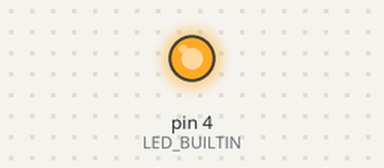
Simulated run of this sketch. Board: Arduino Uno, built with avr-gcc and run on an emulated ATmega328P. On the bench: output pins drawn as LEDs (lit = HIGH).

Above: at 0.72 s.
At 2.3 s:
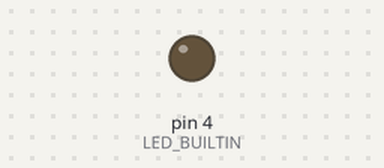
Timing chart, 0 to 6.3 s (numbered marks = the images above):
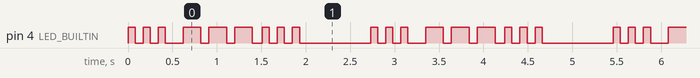

The sketch:

SOS.ino
```cpp
#define LED_BUILTIN 4

void setup() {
  Serial.begin(9600);
  pinMode(LED_BUILTIN,OUTPUT);

}

void loop() {
  digitalWrite(LED_BUILTIN, 5);
  delay(80);
  digitalWrite(LED_BUILTIN, LOW);
  delay(90);

  digitalWrite(LED_BUILTIN, 5);
  delay(80);
  digitalWrite(LED_BUILTIN, LOW);
  delay(90);

  digitalWrite(LED_BUILTIN, 5);
  delay(80);
  digitalWrite(LED_BUILTIN, LOW);
  delay(200);

  digitalWrite(LED_BUILTIN, 5);
  delay(200);
  digitalWrite(LED_BUILTIN, LOW);
  delay(90);

  digitalWrite(LED_BUILTIN, 5);
  delay(200);
  digitalWrite(LED_BUILTIN, LOW);
  delay(90);

  digitalWrite(LED_BUILTIN, 5);
  delay(200);
  digitalWrite(LED_BUILTIN, LOW);
  delay(110);

  digitalWrite(LED_BUILTIN, 5);
  delay(80);
  digitalWrite(LED_BUILTIN, LOW);
  delay(90);

  digitalWrite(LED_BUILTIN, 5);
  delay(80);
  digitalWrite(LED_BUILTIN, LOW);
  delay(90);

  digitalWrite(LED_BUILTIN, 5);
  delay(80);
  digitalWrite(LED_BUILTIN, LOW);
  delay(800);


}
```

Measured:
- by itself, pin 4 (LED_BUILTIN): repeats every 2.7 s: 2 × (LOW 0.09 s, HIGH 0.08 s), LOW 0.20 s, 2 × (HIGH 0.20 s, LOW 0.09 s), HIGH 0.20 s, LOW 0.11 s, 2 × (HIGH 0.08 s, LOW 0.09 s), HIGH 0.08 s, LOW 0.80 s, HIGH 0.08 s
- by itself, everything shown: repeats every 2.7 s, in 18 steps
